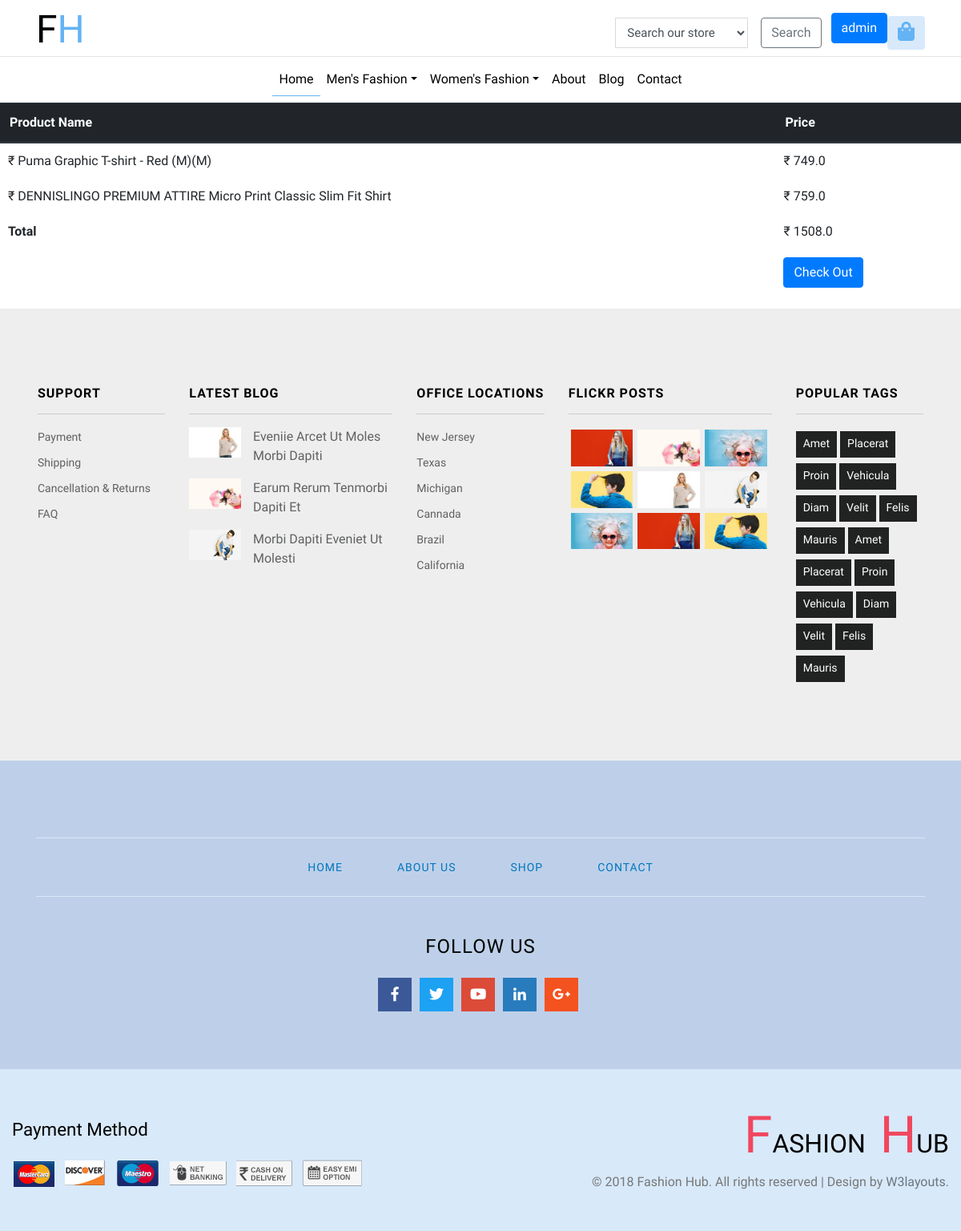
The app's page /Cart/ (signed in), older data.
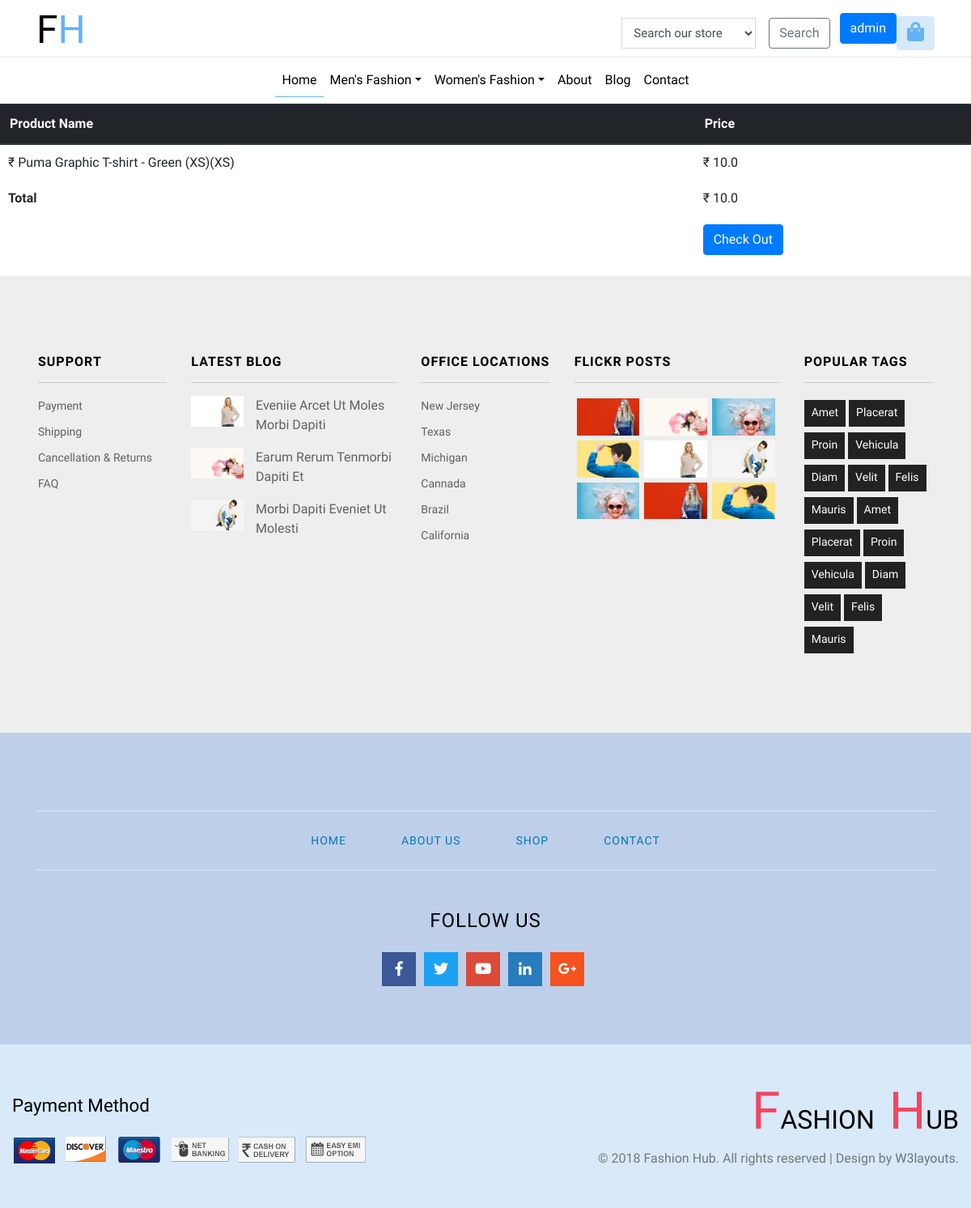
The same page, newer data.
### Management/models.py (models this page shows, shortened)
class Category(models.Model):
    title = models.CharField(max_length=128, blank=True, null=True)

class Product(models.Model):
    sub_cat = models.ForeignKey(SubCategory, blank=True, null=True, on_delete=models.CASCADE)
    name = models.CharField(max_length=128, null=True, blank=True)
    img1 = models.FileField(null=True,upload_to=settings.MEDIA_ROOT / 'product_images',blank=True)
    img2 = models.FileField(null=True,upload_to=settings.MEDIA_ROOT / 'product_images',blank=True)
    img3 = models.FileField(null=True,upload_to=settings.MEDIA_ROOT / 'product_images',blank=True)
    discription = models.TextField(null=True, blank=True)
    mrp = models.FloatField(null=True, blank=True)
    sp = models.FloatField(null=True, blank=True)
    available = models.BooleanField(null=True, blank=True, default=True)

### Customers/models.py (models this page shows, shortened)
class Cart(models.Model):
    user = models.ForeignKey(User, null=True, blank=True, on_delete=models.CASCADE)
    product = models.ForeignKey(Product, null=True, blank=True, on_delete=models.CASCADE)

### Customers/views.py (the view)
# urls.py: path('Cart/', UserCart, name='usercart'),
def UserCart(request):
    d = {"title":"Cart"}
    cart = Cart.objects.filter(user = request.user)
    d.update(commonData())
    d.update({'cart': cart})
    total = 0
    for i in cart:
        total += i.product.sp
    d.update({'total': total})
    return render(request, 'Cart.html', d)

### Management/views.py (called while the page is built)
def commonData():
    category = Category.objects.all()
    subCategory = SubCategory.objects.all()
    return {'category':category, 'subCategory':subCategory}

### templates/Cart.html
{% extends "base.html" %} {% block body %} {% load static %}
<table class="table">
  <thead class="thead-dark">
    <tr>
      <th scope="col">Product Name</th>
      <th scope="col">Price</th>
    </tr>
  </thead>
  <tbody>
    {% for i in cart %}
    <tr>
      <td>&#8377; {{ i.product.name }}</td>
      <td>&#8377; {{ i.product.sp }}</td>
    </tr>
    {% endfor %}
    <tr>
      <th>Total</th>
      <td>&#8377; {{ total }}</td>
    </tr>
    <tr>
      <th></th>
      <td>
        <a href="{% url 'payment' %}" type="button" class="btn btn-primary">
          Check Out
        </a>
      </td>
    </tr>
  </tbody>
</table>
{% endblock %}

### templates/base.html (shortened to what the changed rows need)
{% load static %}
<!DOCTYPE html>
<html lang="zxx">
  <head>
    <link
      href="{% static  'css/bootstrap.css' %}"
      type="text/css"
      rel="stylesheet"
      media="all"
    />
    <link
      href="{% static  'css/shop.css' %}"
      type="text/css"
      rel="stylesheet"
      media="all"
    />
    <link rel="stylesheet" href="{% static  'css/owl.carousel.min.css' %}" />
    <link
      href="{% static  'css/style.css' %}"
      type="text/css"
      rel="stylesheet"
      media="all"
    />
    <link href="{% static  'css/fontawesome-all.min.css' %}" rel="stylesheet" />
  </head>
  <body>
    <header>
      <div class="container">
        <nav class="top_nav d-flex pt-3 pb-1">
          <h1>
            <a class="navbar-brand" href="{% url 'home' %}">fh </a>
          </h1>
          </div>
        <nav
          class="navbar navbar-expand-lg navbar-light justify-content-center"
        >
          <div class="collapse navbar-collapse" id="navbarSupportedContent">
            <ul class="navbar-nav mx-auto text-center">
              {% for i in category %}
              <li
                class="nav-item dropdown has-mega-menu"
                style="position: relative"
              >
                <a
                  class="nav-link dropdown-toggle"
                  data-toggle="dropdown"
                  href="{% url 'products' i.id %}"
                  role="button"
                  aria-haspopup="true"
                  aria-expanded="false"
                  >{{ i.title }}</a
                >
              </li>
              {% endfor %}
            </ul>
          </div>
        </nav>
    </header>
    {% block body %} {% endblock body %}
    <footer>
      <div class="footerv2-w3ls">
        <div class="container-fluid py-5 footer-copy_w3ls">
          <div class="d-lg-flex justify-content-between">
            <div class="cpy-right align-self-center">
              <h2 class="agile_btxt">
                <a href="{% url 'home' %}">
                  <span>f</span>ashion <span>h</span>ub</a
                >
              </h2>
            </div>
          </div>
        </div>
      </div>
    </footer>
  </body>
</html>

Row changes from the older to the newer data that the page shows:
removed Cart: product.name "Puma Graphic T-shirt - Red (M)(M)", product.sp "749.0"
removed Cart: product.name "DENNISLINGO PREMIUM ATTIRE Micro Print Classic Slim Fit Shirt", product.sp "759.0"
added Cart: product.name "Puma Graphic T-shirt - Green (XS)(XS)", product.sp "10.0"
Text that changed along with them:
{{ total }}: "1508.0" → "10.0"
